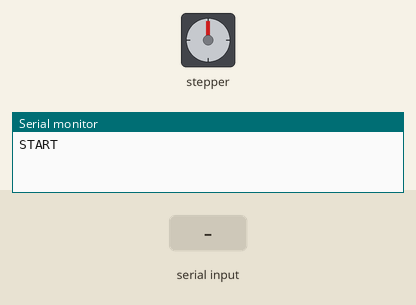
Recording of a sketch running on a simulated Arduino Uno, built with avr-gcc and run on an emulated ATmega328P. On the bench: stepper motor, the last lines printed to the serial monitor. The inputs (shaded band) are chosen by the test bench. Stepper angles assume 2048 steps per turn.

Above: at 1.2 s.
1.3 s: "on" received over the second serial link
At 1.76 s:
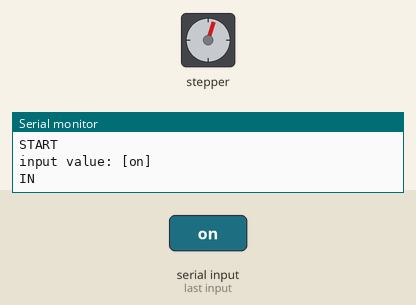
At 5.1 s:
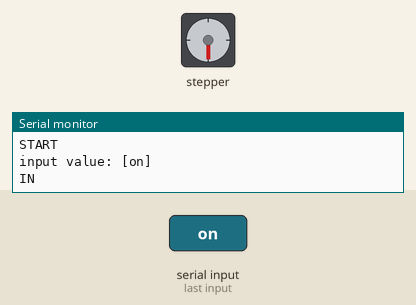
Timing chart, 0 to 9.9 s (numbered marks = the images above; inputs shaded):
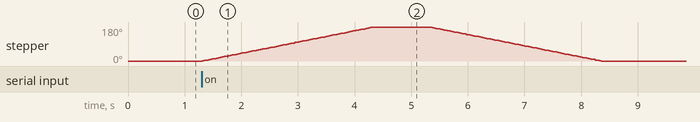

The sketch:

bluethooth_stepmotor.ino
```cpp
#include <Stepper.h>
#include <SoftwareSerial.h>
#define LEN 9
#define STEPS 2048 // 스텝모터의 스텝 수
Stepper stepper(STEPS, 8, 9, 10, 11); // 스텝모터의 스텝 수, 제어핀을 설정
SoftwareSerial bluetooth(2, 3);

static int degree = 90;
static int milliseconds1[LEN] = { 1000, 3000, 7000, 2000, 3000, 17000, 1000, 7000, 7000};
static int milliseconds2[LEN] = { 9000, 3000, 5000, 9000, 5000, 5000, 20000, 3000, 5000};

String value = "";

void setup() {
  Serial.begin(9600);
  Serial.println("START");
  stepper.setSpeed(10);
  bluetooth.begin(9600);
}

void loop() {
  while (bluetooth.available()) {

    char c = (char)bluetooth.read(); // 블루투스로 값을 입력 받는다.
    value += c;
    delay(5);
  }

  if (value != "") {
    Serial.println("input value: [" + value + "]");

    if (value.indexOf("on") > -1) {
      Serial.println("IN");
      int value = map(degree, 0, 360, 0, 4096);

      for (int i=0; i<LEN; i++) {
        stepper.step(value);
        delay(milliseconds1[i]);
        stepper.step(-value);
        delay(milliseconds2[i]);
      }
    }

    if (value.indexOf("off") > -1) {
      Serial.println("IN2");
      value = "";
    }

    Serial.println("OUT");
  }
}
```

Measured:
- after the input at 1.3 s, stepper: turns 180° clockwise in 3.0 s, then 180° counter-clockwise in 3.0 s
